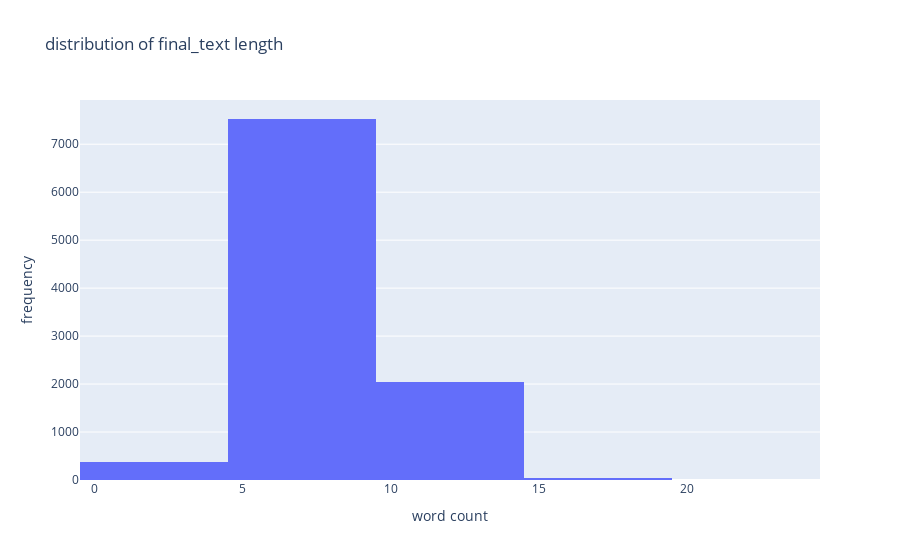
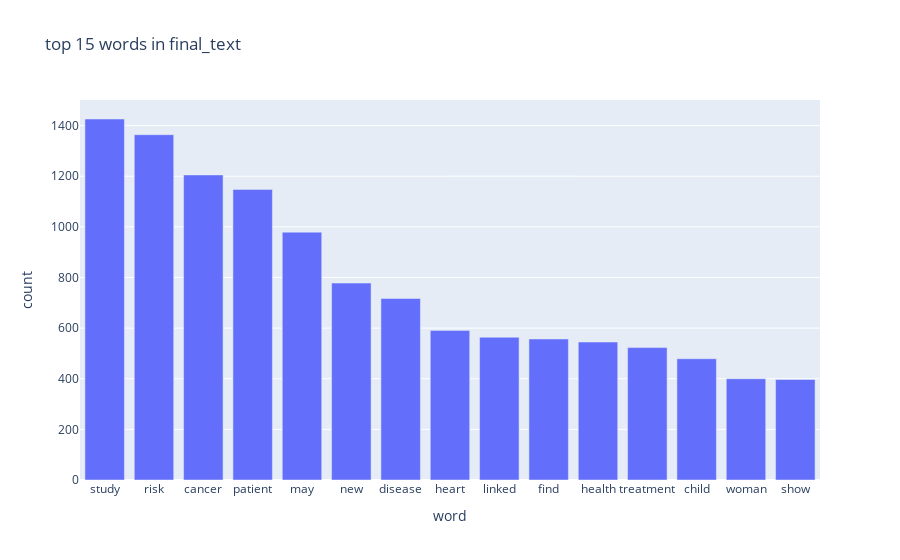

Notebook cell for these charts, in order:
### Markdown cell above
<strong>s3. advanced modifications and exploration: breakdown message</strong>

-remove stopwords to refine text  
-optional lemmatization for consistent word forms  
-parse `id` for year and month  
-create a final column named `final_text`  
-check distribution of word counts with an interactive histogram  
-list top words used in `final_text`

### Code cell
# s3. advanced modifications and exploration: code

import nltk
nltk.download('stopwords')
from nltk.corpus import stopwords
stop_words = set(stopwords.words('english'))

def remove_stopwords(text):
    # splits text, discards filler words, rejoins
    tokens = text.split()
    filtered = [w for w in tokens if w not in stop_words]
    return " ".join(filtered)

df_full['no_stop'] = df_full['cleaned_title'].apply(remove_stopwords)
# removes common filler words, stores result in no_stop

nltk.download('wordnet')
from nltk.stem import WordNetLemmatizer
lemmatizer = WordNetLemmatizer()

def lemmatize_text(text):
    # transforms words to base forms
    words = text.split()
    lemmed = [lemmatizer.lemmatize(w) for w in words]
    return " ".join(lemmed)

df_full['final_text'] = df_full['no_stop'].apply(lemmatize_text)
# stores final processed text in final_text

df_full[['year_month','id_code']] = df_full['id'].str.split('/', n=1, expand=True)
# splits id into year_month and id_code

df_full['year'] = df_full['year_month'].str[:4]
# extracts year substring

df_full['month'] = df_full['year_month'].str[5:7]
# extracts month substring

df_full['parsed_date'] = pd.to_datetime(df_full['year_month'] + '-01', errors='coerce')
# forms a valid date by appending day '01'

df_full.drop(columns=['cleaned_title','title_length','no_stop','year_month','id_code'], inplace=True)
# removes less relevant or intermediate columns

df_full['final_text_length'] = df_full['final_text'].apply(lambda x: len(x.split()))
# calculates word count in final_text

import plotly.express as px
from collections import Counter

print(df_full['final_text_length'].describe())
# shows numeric stats for final_text_length

fig_hist = px.histogram(
    df_full,
    x='final_text_length',
    nbins=10,
    title='distribution of final_text length'
)
fig_hist.update_layout(xaxis_title='word count', yaxis_title='frequency')
fig_hist.show()
# displays an interactive histogram of word counts

all_words = " ".join(df_full['final_text']).split()
# compiles all final text into a list of words
word_counts = Counter(all_words)
common_words = word_counts.most_common(15)
common_df = pd.DataFrame(common_words, columns=['word','count'])

fig_bar = px.bar(
    common_df,
    x='word',
    y='count',
    title='top 15 words in final_text'
)
fig_bar.update_layout(xaxis_title='word', yaxis_title='count')
fig_bar.show()
# displays a bar chart of the most common words

#  snippet: display first 10 rows
df_full.head(10)

### Figure 1 — Plotly figure (JSON) as saved in the notebook; plotly's stock layout.template omitted (floating-point values rounded to 4 significant figures; data arrays with more than 128 entries replaced by an {"elided": "..."} marker saying what was removed)
{"data": [{"alignmentgroup": "True", "bingroup": "x", "hovertemplate": "final_text_length=%{x}<br>count=%{y}<extra></extra>", "legendgroup": "", "marker": {"color": "#636efa", "pattern": {"shape": ""}}, "name": "", "nbinsx": 10, "offsetgroup": "", "orientation": "v", "showlegend": false, "type": "histogram", "x": {"elided": "9988 int values"}, "xaxis": "x", "yaxis": "y"}], "layout": {"barmode": "relative", "legend": {"tracegroupgap": 0}, "title": {"text": "distribution of final_text length"}, "xaxis": {"anchor": "y", "domain": [0, 1], "title": {"text": "word count"}}, "yaxis": {"anchor": "x", "domain": [0, 1], "title": {"text": "frequency"}}}}

### Figure 2 — Plotly figure (JSON) as saved in the notebook; plotly's stock layout.template omitted (floating-point values rounded to 4 significant figures)
{"data": [{"alignmentgroup": "True", "hovertemplate": "word=%{x}<br>count=%{y}<extra></extra>", "legendgroup": "", "marker": {"color": "#636efa", "pattern": {"shape": ""}}, "name": "", "offsetgroup": "", "orientation": "v", "showlegend": false, "textposition": "auto", "type": "bar", "x": ["study", "risk", "cancer", "patient", "may", "new", "disease", "heart", "linked", "find", "health", "treatment", "child", "woman", "show"], "xaxis": "x", "y": [1426, 1364, 1205, 1148, 979, 778, 717, 591, 564, 557, 545, 523, 479, 400, 397], "yaxis": "y"}], "layout": {"barmode": "relative", "legend": {"tracegroupgap": 0}, "title": {"text": "top 15 words in final_text"}, "xaxis": {"anchor": "y", "domain": [0, 1], "title": {"text": "word"}}, "yaxis": {"anchor": "x", "domain": [0, 1], "title": {"text": "count"}}}}
